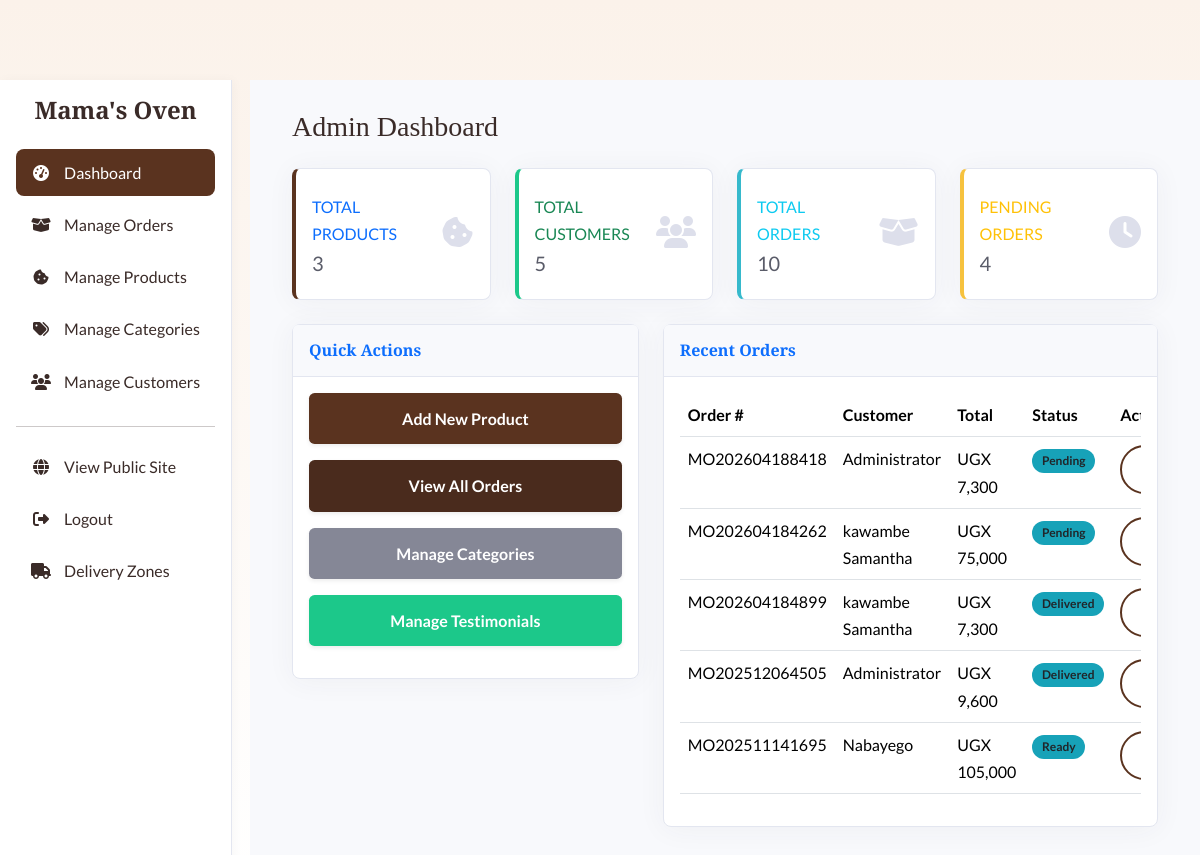
Page /admin/dashboard.php (signed in) on the committed database.
### tables this page shows
CREATE TABLE `orders` (
  `id` int(11) NOT NULL AUTO_INCREMENT,
  `user_id` int(11) NOT NULL,
  `order_number` varchar(32) NOT NULL,
  `total_amount` decimal(10,2) NOT NULL,
  `status` varchar(20) NOT NULL DEFAULT 'pending',
  `delivery_address` varchar(255) NOT NULL,
  `delivery_phone` varchar(30) NOT NULL,
  `special_instructions` varchar(255) DEFAULT NULL,
  `cancellation_reason` varchar(255) DEFAULT NULL,
  `cancelled_by` varchar(50) DEFAULT NULL,
  `cancelled_at` timestamp NULL DEFAULT NULL,
  `created_at` timestamp NULL DEFAULT current_timestamp(),
  `updated_at` timestamp NULL DEFAULT current_timestamp() ON UPDATE current_timestamp(),
  `paid_at` timestamp NULL DEFAULT NULL,
  `promo_code_id` int(11) DEFAULT NULL,
  `discount_amount` decimal(10,2) DEFAULT 0.00,
  `review_reminder_sent` tinyint(1) DEFAULT 0,
  PRIMARY KEY (`id`),
  UNIQUE KEY `order_number` (`order_number`),
  KEY `user_id` (`user_id`),
  KEY `idx_orders_status` (`status`),
  KEY `idx_orders_user_status` (`user_id`,`status`),
  KEY `orders_ibfk_promo_code` (`promo_code_id`),
  CONSTRAINT `orders_ibfk_1` FOREIGN KEY (`user_id`) REFERENCES `users` (`id`) ON DELETE CASCADE,
  CONSTRAINT `orders_ibfk_promo_code` FOREIGN KEY (`promo_code_id`) REFERENCES `promo_codes` (`id`) ON DELETE SET NULL
);

CREATE TABLE `users` (
  `id` int(11) NOT NULL AUTO_INCREMENT,
  `username` varchar(50) NOT NULL,
  `email` varchar(100) NOT NULL,
  `password` varchar(255) NOT NULL,
  `full_name` varchar(100) NOT NULL,
  `phone` varchar(30) NOT NULL DEFAULT '',
  `address` varchar(255) DEFAULT NULL,
  `role` enum('admin','customer') NOT NULL DEFAULT 'customer',
  `created_at` timestamp NULL DEFAULT current_timestamp(),
  `verification_code` varchar(10) DEFAULT NULL,
  `is_verified` tinyint(1) DEFAULT 0,
  PRIMARY KEY (`id`),
  UNIQUE KEY `username` (`username`),
  UNIQUE KEY `email` (`email`)
);

### admin/dashboard.php (the view, shortened to what this page needs)
<?php
require_once __DIR__ . '/includes/header.php';
try {
    $total_products = $pdo->query("SELECT COUNT(*) FROM products WHERE status = 'active'")->fetchColumn();
    $total_customers = $pdo->query("SELECT COUNT(*) FROM users WHERE role = 'customer'")->fetchColumn();
    $total_orders = $pdo->query("SELECT COUNT(*) FROM orders")->fetchColumn();
    $pending_orders = $pdo->query("SELECT COUNT(*) FROM orders WHERE status = 'pending'")->fetchColumn();
    $recent_orders_stmt = $pdo->query("
        SELECT o.id, o.order_number, o.total_amount, o.status, o.created_at, u.full_name
        FROM orders o
        JOIN users u ON o.user_id = u.id
        ORDER BY o.created_at DESC
        LIMIT 5
    ");
    $recent_orders = $recent_orders_stmt->fetchAll();
} catch (PDOException $e) {
    $error_message = "Database error: " . $e->getMessage();
    $total_products = $total_customers = $total_orders = $pending_orders = 0;
    $recent_orders = [];
}
?>
<div class="container-fluid">
    <h1 class="h3 mb-4">Admin Dashboard</h1>
    <div class="row">
        <div class="col-xl-3 col-md-6 mb-4">
            <div class="card border-left-primary shadow h-100 py-2">
                <div class="card-body">
                    <div class="row no-gutters align-items-center">
                        <div class="col mr-2">
                            <div class="text-xs font-weight-bold text-primary text-uppercase mb-1">Total Products</div>
                            <div class="h5 mb-0 font-weight-bold text-gray-800"><?php echo $total_products; ?></div>
                        </div>
                        <div class="col-auto"><i class="fas fa-cookie-bite fa-2x text-gray-300"></i></div>
                    </div>
                </div>
            </div>
        </div>
        <div class="col-xl-3 col-md-6 mb-4">
            <div class="card border-left-success shadow h-100 py-2">
                <div class="card-body">
                    <div class="row no-gutters align-items-center">
                        <div class="col mr-2">
                            <div class="text-xs font-weight-bold text-success text-uppercase mb-1">Total Customers</div>
                            <div class="h5 mb-0 font-weight-bold text-gray-800"><?php echo $total_customers; ?></div>
                        </div>
                        <div class="col-auto"><i class="fas fa-users fa-2x text-gray-300"></i></div>
                    </div>
                </div>
            </div>
        </div>
        <div class="col-xl-3 col-md-6 mb-4">
            <div class="card border-left-info shadow h-100 py-2">
                <div class="card-body">
                    <div class="row no-gutters align-items-center">
                        <div class="col mr-2">
                            <div class="text-xs font-weight-bold text-info text-uppercase mb-1">Total Orders</div>
                            <div class="h5 mb-0 font-weight-bold text-gray-800"><?php echo $total_orders; ?></div>
                        </div>
                        <div class="col-auto"><i class="fas fa-box-open fa-2x text-gray-300"></i></div>
                    </div>
                </div>
            </div>
        </div>
        <div class="col-xl-3 col-md-6 mb-4">
            <div class="card border-left-warning shadow h-100 py-2">
                <div class="card-body">
                    <div class="row no-gutters align-items-center">
                        <div class="col mr-2">
                            <div class="text-xs font-weight-bold text-warning text-uppercase mb-1">Pending Orders</div>
                            <div class="h5 mb-0 font-weight-bold text-gray-800"><?php echo $pending_orders; ?></div>
                        </div>
                        <div class="col-auto"><i class="fas fa-clock fa-2x text-gray-300"></i></div>
                    </div>
                </div>
            </div>
        </div>
    </div>
    <div class="row">
        <div class="col-lg-5 mb-4">
            <div class="card shadow">
                <div class="card-header py-3"><h6 class="m-0 font-weight-bold text-primary">Quick Actions</h6></div>
                <div class="card-body">
                    <a href="add_product.php" class="admin-actions-btn btn-primary mb-3 shadow-sm">Add New Product</a>
                    <a href="orders.php" class="admin-actions-btn btn-info mb-3 shadow-sm">View All Orders</a>
                    <a href="categories.php" class="admin-actions-btn btn-secondary mb-3 shadow-sm">Manage Categories</a>
                    <a href="testimonials.php" class="admin-actions-btn btn-success mb-3 shadow-sm">Manage Testimonials</a>
                </div>
            </div>
        </div>
        <div class="col-lg-7 mb-4">
            <div class="card shadow">
                <div class="card-header py-3"><h6 class="m-0 font-weight-bold text-primary">Recent Orders</h6></div>
                <div class="card-body">
                    <div class="table-responsive">
                        <table class="table table-hover">
                            <thead>
                                <tr>
                                    <th>Order #</th>
                                    <th>Customer</th>
                                    <th>Total</th>
                                    <th>Status</th>
                                    <th>Action</th>
                                </tr>
                            </thead>
                            <tbody>
                                <?php if (empty($recent_orders)): ?>
                                    <tr><td colspan="5" class="text-center">No recent orders found.</td></tr>
                                <?php else: ?>
                                    <?php foreach ($recent_orders as $order): ?>
                                    <tr>
                                        <td><?php echo htmlspecialchars($order['order_number']); ?></td>
                                        <td><?php echo htmlspecialchars($order['full_name']); ?></td>
                                        <td>UGX <?php echo number_format($order['total_amount']); ?></td>
                                        <td><span class="badge bg-info text-dark"><?php echo ucfirst(htmlspecialchars($order['status'])); ?></span></td>
                                        <td><a href="./order_details.php?id=<?php echo $order['id']; ?>" class="btn btn-sm btn-outline-primary">View</a></td>
                                    </tr>
                                    <?php endforeach; ?>
                                <?php endif; ?>
                            </tbody>
                        </table>
                    </div>
                </div>
            </div>
        </div>
    </div>
</div>
<?php require_once __DIR__ . '/includes/footer.php'; ?>

### assets/css/style.css (style rules this page uses)
:root { --font-heading: 'Playfair Display', serif; --font-body: 'Lato', sans-serif; --color-primary: #5A331F; --color-secondary: #F5D1B1; --color-background: #FBF2EA; --color-text: #3A2B28; --color-text-light: #867670; --color-accent: #F39C6A; --color-white: #FFFFFF; --color-border: #EAD6C4; --color-success: #5D9C59; --color-danger: #DF2E38; }
body { font-family: var(--font-body); color: var(--color-text); background-color: var(--color-background); padding-top: 80px; line-height: 1.7; }
h1, h2, h3, h4, h5, h6 { font-family: var(--font-heading); font-weight: 700; color: var(--color-text); }
a { color: var(--color-primary); text-decoration: none; transition: color 0.3s ease; }
.btn { font-weight: 700; padding: 12px 30px; border-radius: 50px; border: 2px solid transparent; transition: all 0.3s ease; letter-spacing: 0.5px; }
.btn-primary { background-color: var(--color-primary); border-color: var(--color-primary); color: var(--color-white); }
.btn-outline-primary { border-color: var(--color-primary); color: var(--color-primary); }
.card.shadow { border: none; border-radius: 15px; box-shadow: 0 10px 40px rgba(0,0,0,0.08) !important; }
.badge.bg-info { background-color: #17a2b8 !important; }
.btn-primary { background-color: #F39C6A; border-color: #F39C6A; box-shadow: 0 4px 6px rgba(243, 156, 106, 0.3); }
.btn-outline-primary { border-color: #5A331F; color: #5A331F; background-color: #FFF; }
.stock-badge, .badge, .status-badge { border-radius: 12px; padding: 0.5em 0.8em; font-weight: bold; }
body { background: linear-gradient(to bottom, #FBF2EA 0%, #FFFFFF 100%); min-height: 100vh; }
.admin-main-content .card { border: 1px solid #e3e6f0; border-radius: 0.5rem; box-shadow: 0 0.15rem 1.75rem 0 rgba(58, 59, 69, 0.05) !important; }
.admin-main-content .card-header { background-color: #f8f9fc; border-bottom: 1px solid #e3e6f0; }
.border-left-primary { border-left: 4px solid var(--color-primary) !important; }
.border-left-success { border-left: 4px solid #1cc88a !important; }
.border-left-info { border-left: 4px solid #36b9cc !important; }
.border-left-warning { border-left: 4px solid #f6c23e !important; }
.text-gray-800 { color: #5a5c69 !important; }
.text-gray-300 { color: #dddfeb !important; }
.admin-actions-btn { display: block; width: 100%; border-radius: 0.35rem; font-weight: 600; padding: 0.75rem; text-align: center; transition: all 0.2s; }
.admin-actions-btn.btn-primary { background-color: var(--color-primary); color: white; border: none; }
.admin-actions-btn.btn-info { background-color: #4A2B1D; color: white; border: none; }
.admin-actions-btn.btn-secondary { background-color: #858796; color: white; border: none; }
.admin-actions-btn.btn-success { background-color: #1cc88a; color: white; border: none; }

### rows in the picture
orders: order_number "MO202604188418", user.full_name "Administrator", total_amount "7,300", status "Pending"
orders: order_number "MO202604184262", user.full_name "kawambe Samantha", total_amount "75,000", status "Pending"
orders: order_number "MO202604184899", user.full_name "kawambe Samantha", total_amount "7,300", status "Delivered"
orders: order_number "MO202512064505", user.full_name "Administrator", total_amount "9,600", status "Delivered"
orders: order_number "MO202511141695", user.full_name "Nabayego", total_amount "105,000", status "Ready"

### other values in the picture
SITE_NAME "Mama's Oven"
$total_products "3"
$total_customers "5"
$total_orders "10"
$pending_orders "4"
